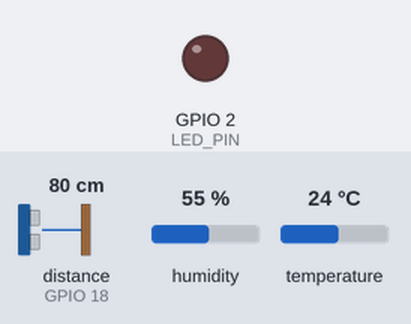
A program run on a simulated ESP32. Shown: output pins drawn as LEDs (lit = HIGH). The test bench sets the inputs (shaded band); at power-on: distance to the obstacle (sensor on GPIO 18) 80 cm, humidity 55 %, temperature 24 °C. The echo pulse lasts 58.3 µs per cm; WiFi joins after 1.5 s; servers stay silent unless stated; random numbers use the default seed unless the program sets one; no MQTT or app messages arrive unless stated; pins used as bus, display or sensor lines are not drawn; what the program prints to the serial monitor is not drawn.

Above: at 3.2 s.
At 5.06 s:
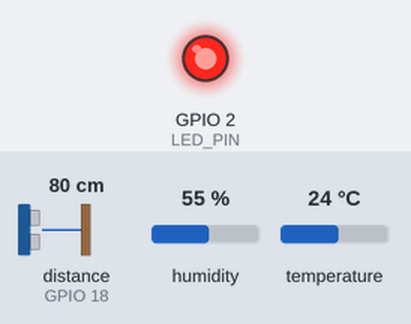
Timing chart, 0 to 8.0 s (numbered marks = the images above):
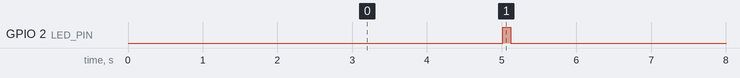

Measured:
- by itself, GPIO 2 (LED_PIN): alternates HIGH for 0.11 s and LOW for 4.9 s

The program:

main.cpp
```cpp
#include <Arduino.h>
#include <WiFi.h>
#include <PubSubClient.h>
#include <DHTesp.h>

const char* WIFI_SSID = "Wokwi-GUEST";
const char* WIFI_PASSWORD = "";

const char* MQTT_SERVER = "broker.hivemq.com";
const int MQTT_PORT = 1883;
const char* MQTT_TOPIC = "iot/B23DCAT053/sensor";

const int DHT_PIN = 15;
const int TRIG_PIN = 5;
const int ECHO_PIN = 18;
const int LED_PIN = 2;

WiFiClient wifiClient;
PubSubClient mqttClient(wifiClient);
DHTesp dht;

unsigned long lastSend = 0;
unsigned long sequence = 1;

void connectWiFi() {
  Serial.print("Connecting WiFi");

  WiFi.begin(WIFI_SSID, WIFI_PASSWORD, 6);

  while (WiFi.status() != WL_CONNECTED) {
    delay(500);
    Serial.print(".");
  }

  Serial.println();
  Serial.println("WiFi connected");
  Serial.print("IP: ");
  Serial.println(WiFi.localIP());
}

void connectMQTT() {
  while (!mqttClient.connected()) {
    Serial.print("Connecting MQTT... ");

    String clientId = "ESP32-B23DCAT053-" + String(random(1000, 9999));

    if (mqttClient.connect(clientId.c_str())) {
      Serial.println("OK");
    } else {
      Serial.print("FAILED, state=");
      Serial.println(mqttClient.state());
      delay(2000);
    }
  }
}

float readDistance() {
  digitalWrite(TRIG_PIN, LOW);
  delayMicroseconds(2);

  digitalWrite(TRIG_PIN, HIGH);
  delayMicroseconds(10);

  digitalWrite(TRIG_PIN, LOW);

  long duration = pulseIn(ECHO_PIN, HIGH, 30000);

  if (duration == 0) {
    return -1;
  }

  return duration * 0.0343 / 2.0;
}

void setup() {
  Serial.begin(115200);

  pinMode(TRIG_PIN, OUTPUT);
  pinMode(ECHO_PIN, INPUT);
  pinMode(LED_PIN, OUTPUT);

  dht.setup(DHT_PIN, DHTesp::DHT22);

  connectWiFi();

  mqttClient.setServer(MQTT_SERVER, MQTT_PORT);

  Serial.println("System started");
}

void loop() {
  if (!mqttClient.connected()) {
    connectMQTT();
  }

  mqttClient.loop();

  if (millis() - lastSend >= 5000) {
    lastSend = millis();

    TempAndHumidity data = dht.getTempAndHumidity();

    float temperature = data.temperature;
    float humidity = data.humidity;
    float distance = readDistance();

    if (isnan(temperature) || isnan(humidity)) {
      Serial.println("DHT22 ERROR");
      return;
    }

    String payload = "{";
    payload += "\"device_id\":\"B23DCAT053\",";
    payload += "\"temperature\":" + String(temperature, 2) + ",";
    payload += "\"humidity\":" + String(humidity, 2) + ",";
    payload += "\"distance_cm\":" + String(distance, 2) + ",";
    payload += "\"sequence\":" + String(sequence++) + ",";
    payload += "\"ts\":" + String(millis()); // Dòng cuối cùng không có dấu phẩy
    payload += "}";

    bool sent = mqttClient.publish(
      MQTT_TOPIC,
      payload.c_str()
    );

    if (sent) {
      digitalWrite(LED_PIN, HIGH);

      Serial.println("MQTT SEND OK");
      Serial.println(payload);

      delay(100);

      digitalWrite(LED_PIN, LOW);
    } else {
      Serial.println("MQTT SEND FAILED");
    }
  }
}
```
